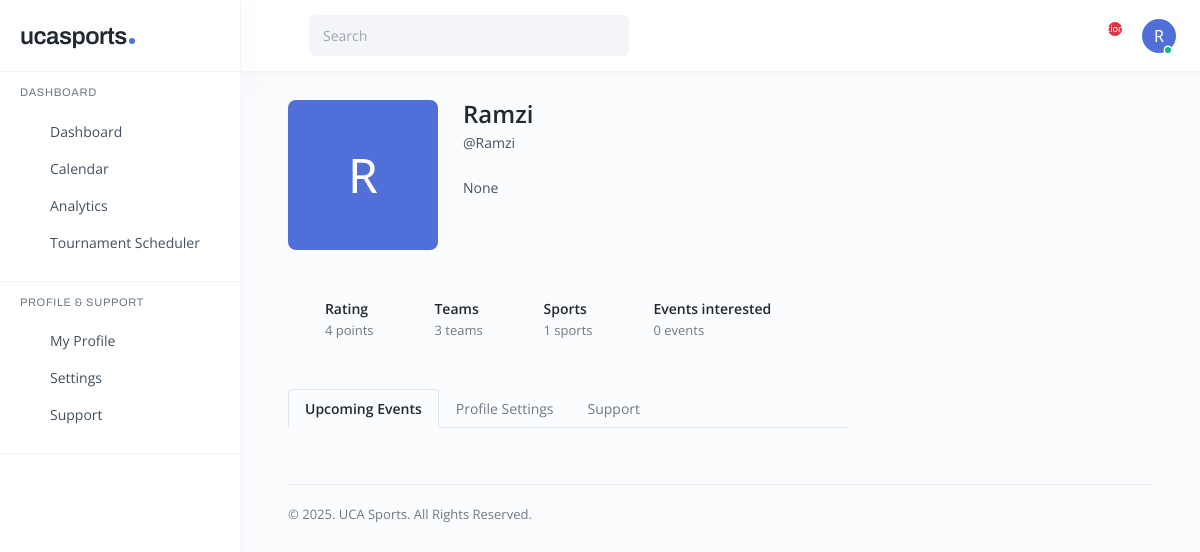
/profile/ (signed in), run on the app's committed database.
### ucasports/models.py (models this page shows, shortened)
class CustomUser(AbstractUser):
    name = models.CharField(max_length=200, null=True)
    username = models.CharField(max_length=30, unique=True)
    email = models.EmailField(unique=True)
    bio = models.TextField(null=True, blank=True)
    avatar = models.ImageField(null=True, blank=True)
    is_active = models.BooleanField(default=False)
    is_staff = models.BooleanField(default=False)
    rating_points = models.IntegerField(default=0)
    wins = models.IntegerField(default=0)
    losses = models.IntegerField(default=0)
    objects = CustomUserManager()
    USERNAME_FIELD = 'email'
    REQUIRED_FIELDS = ['username', 'name']

### ucasports/views.py (the view, shortened to what this page needs)
# urls.py: path('profile/', views.profile, name="profile"),
@login_required(login_url='login')
def profile(request):
    user = request.user
    user_form = CustomUserChangeForm(instance=user)
    contact_form = ContactForm(initial={'name': user.name, 'email': user.email})
    rating_points = user.rating_points
    user_teams_count = user.team_set.count()
    single_player_sports = Sport.objects.filter(
        sport_type='Single-Player',
        competition__side_a=user.pk
    ).distinct() | Sport.objects.filter(
        sport_type='Single-Player',
        competition__side_b=user.pk
    ).distinct()
    team_player_sports = Sport.objects.filter(
        sport_type='Team-Player',
        competition__side_a__in=Team.objects.filter(members=user).values_list('pk', flat=True)
    ).distinct() | Sport.objects.filter(
        sport_type='Team-Player',
        competition__side_b__in=Team.objects.filter(members=user).values_list('pk', flat=True)
    ).distinct()
    single_player_count = single_player_sports.count()
    team_player_count = team_player_sports.count()
    sports_count = single_player_count + team_player_count
    now = datetime.now()
    start_of_week = now - timedelta(days=now.weekday())
    end_of_week = start_of_week + timedelta(days=6)
    total_events = Event.objects.count()
    interested_events_count = request.user.events_attended.count()
    events_this_week = Event.objects.filter(
    Q(start_date_time__date__range=(start_of_week, end_of_week)) |
    Q(end_date_time__date__range=(start_of_week, end_of_week))
    )
    context = {
        'page': 'profile',
        'user_form': user_form,
        'contact_form': contact_form,
        'events_this_week': events_this_week,
        'rating_points': rating_points,
        'user_teams_count': user_teams_count,
        'sports_count': sports_count,
        'interested_events_count': interested_events_count,
        }
    return render(request, 'profile.html', context)

### ucasports/forms.py
class CustomUserChangeForm(UserChangeForm):
    class Meta:
        model = CustomUser
        fields = ['name', 'username', 'bio', 'avatar']

class ContactForm(forms.ModelForm):
    name = forms.CharField(widget=forms.TextInput(
        attrs={"class": "form-control", 'readonly': 'readonly'}))
    email = forms.EmailField(widget=forms.EmailInput(
        attrs={"class": "form-control", 'readonly': 'readonly'}))
    subject = forms.CharField(widget=forms.TextInput(
        attrs={"class": "form-control", "placeholder": "Subject"}
    ))
    message = forms.CharField(widget=forms.Textarea(
        attrs={"class": "form-control", "rows": 4}
    ))
    class Meta:
        model = Contact
        fields = '__all__'

### ucasports/context_processors.py (called while the page is built)
def notifications(request):
    if request.user.is_authenticated:
        return {'notifications': Notification.objects.filter(user=request.user, read=False).order_by('-id')}
    return {}

### templates/profile.html (shortened to what this page needs)
{% extends 'base.html' %} {% block content %}
{% include '_partials/sidebar.html'%}
{% include '_partials/header_main.html'%}
<body>
  <div class="main p-4 p-lg-5 pt-hh">
    <div class="row g-5">
      <div class="col-xl">
        <div class="media-profile mb-5">
          <div class="media-img mb-3 mb-sm-0">
            {% if user.avatar %}
            <img src="{{user.avatar.url}}" class="img-fluid" alt="profile-photo" />
            {% else %}
              <div class="avatar-initial bg-primary d-flex align-items-center justify-content-center" style="width: 100%; height: 100%; min-height: 150px; border-radius: 8px; font-size: 3rem; color: white;">
                {{ user.name|first|upper }}
              </div>
            {% endif %}
          </div>
          <div class="media-body">
            <h5 class="media-name">{{user.name}}</h5>
            <p class="d-flex gap-2 mb-4">@{{user.username}}</p>
            <p class="mb-0">
              {{user.bio|truncatechars:184}}
            </p>
          </div>
        </div>
        <div class="row row-cols-sm-auto g-4 g-md-5 g-xl-4 g-xxl-5 mb-5">
          <div class="col">
            <div class="profile-item">
              <i class="ri-medal-2-line"></i>
              <div class="profile-item-body">
                <p>Rating</p>
                <span>{{ rating_points }} points</span>
              </div>
            </div>
          </div>
          <div class="col">
            <div class="profile-item">
              <i class="ri-suitcase-line"></i>
              <div class="profile-item-body">
                <p>Teams</p>
                <span>{{ user_teams_count }} teams</span>
              </div>
            </div>
          </div>
          <div class="col">
            <div class="profile-item">
              <i class="ri-team-line"></i>
              <div class="profile-item-body">
                <p>Sports</p>
                <span>{{ sports_count }} sports</span>
              </div>
            </div>
          </div>
          <div class="col">
            <div class="profile-item">
              <i class="ri-team-line"></i>
              <div class="profile-item-body">
                <p>Events interested</p>
                <span>{{ interested_events_count }} events</span>
              </div>
            </div>
          </div>
        </div>
        <ul id="myTab" role="tablist" class="mb-4 nav nav-tabs">
          <li class="nav-item" role="presentation">
            <button
              class="nav-link profile-tab-link custom-tab-link active"
              id="events-tab"
              data-bs-toggle="tab"
              data-bs-target="#events"
              type="button"
              role="tab"
            >
              Upcoming Events
            </button>
          </li>
          <li class="nav-item" role="presentation">
            <button
              class="nav-link profile-tab-link custom-tab-link"
              id="settings-tab"
              data-bs-toggle="tab"
              data-bs-target="#settings"
              type="button"
              role="tab"
            >
              Profile Settings
            </button>
          </li>
          <li class="nav-item" role="presentation">
            <button
              class="nav-link profile-tab-link custom-tab-link"
              id="support-tab"
              data-bs-toggle="tab"
              data-bs-target="#support"
              type="button"
              role="tab"
            >
              Support
            </button>
          </li>
        </ul>
            {% load widget_tweaks %}
      </div>
      <div class="col-xl-4 col-xxl-3 d-none d-xl-block">
      </div>
    </div>
    {% include '_partials/inner_footer.html'%}
  </div>
</body>
{% endblock content %}

### templates/_partials/header_main.html (shortened to what this page needs)
{% block content %}
<div class="header-main px-3 px-lg-4">
  <a id="menuSidebar" href="#" class="menu-link me-3 me-lg-4"><i class="ri-menu-2-fill"></i></a>
  <div class="form-search me-auto">
    <input type="text" class="form-control" placeholder="Search" />
    <i class="ri-search-line"></i>
  </div>
  <div class="dropdown dropdown-skin">
    <a href="" class="dropdown-link" data-bs-toggle="dropdown" data-bs-auto-close="outside"><i
        class="ri-settings-3-line"></i></a>
  </div>
  <div class="dropdown dropdown-notification ms-3 ms-xl-4">
    <a href="" class="dropdown-link" data-bs-toggle="dropdown" data-bs-auto-close="outside"><small>{{
        notifications.count }}</small><i class="ri-notification-3-line"></i></a>
  </div>
  <div class="dropdown dropdown-profile ms-3 ms-xl-4">
    <a href="" class="dropdown-link" data-bs-toggle="dropdown" data-bs-auto-close="outside">
      <div class="avatar online">
        {% if user.avatar %}
        <img src="{{user.avatar.url}}" alt="" />
        {% else %}
        <span class="avatar-initial bg-primary">{{ user.name|first|upper }}</span>
        {% endif %}
      </div>
    </a>
  </div>
</div>
{% endblock content %}

### data on the page
CustomUser: name|first "R", name "Ramzi", username "Ramzi", bio "None"

### other printed values
{{ rating_points }} "4"
{{ user_teams_count }} "3"
{{ sports_count }} "1"
{{ interested_events_count }} "0"
